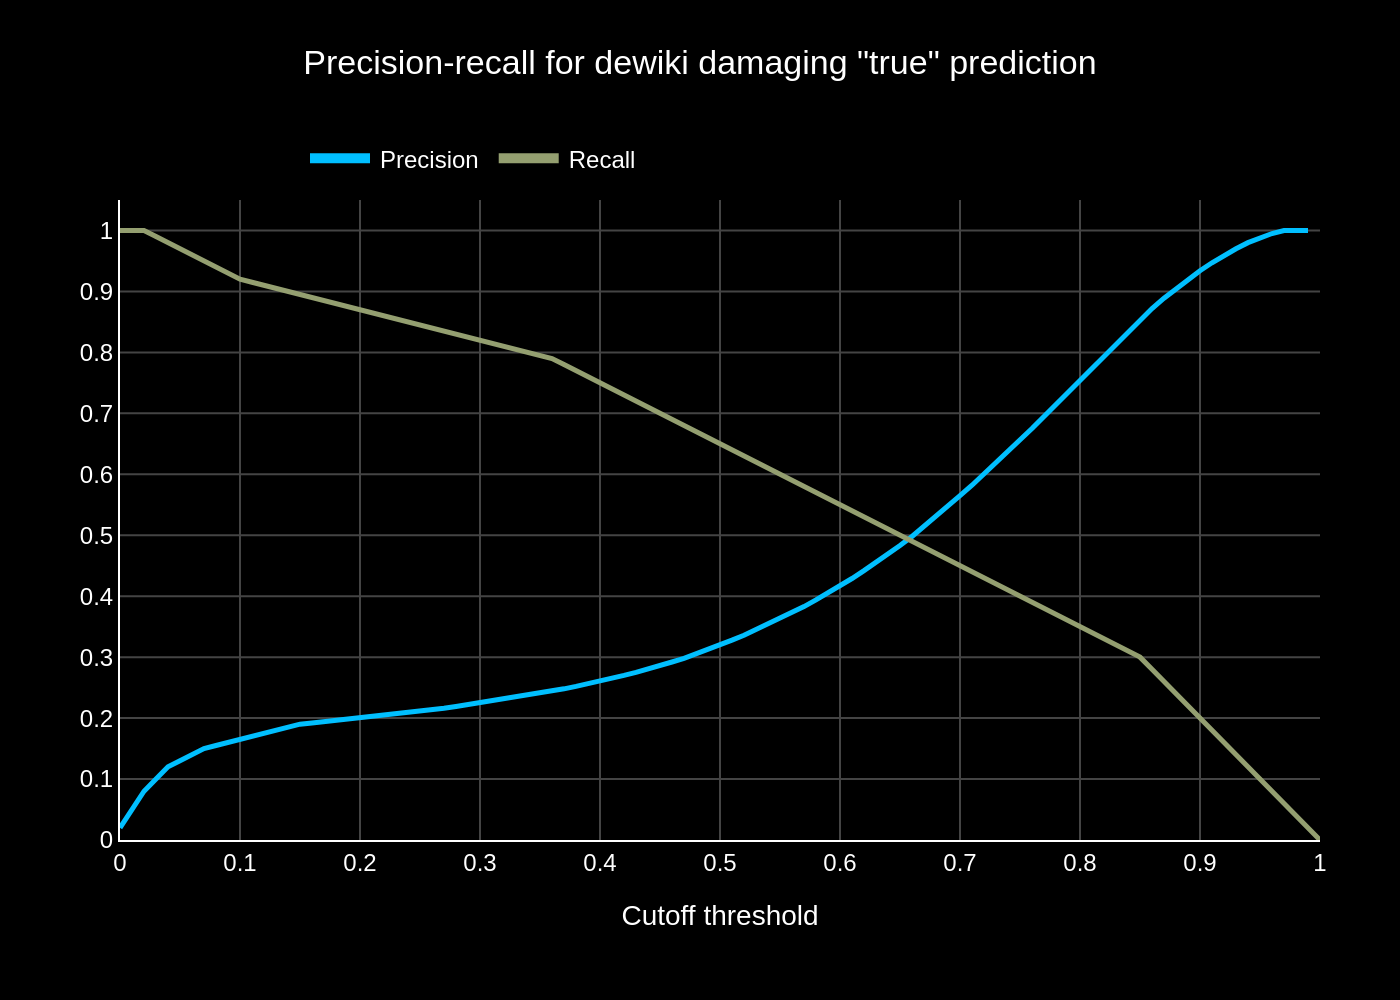

Write Python code to recreate this figure.
import sys
import json
import os
import plotly.graph_objects as go

# Check for command-line argument
if len(sys.argv) != 2:
    print("Usage: python generate_chart.py <path_to_json_file>")
    sys.exit(1)

json_path = sys.argv[1]

# Check if the file exists
if not os.path.exists(json_path):
    print(f"Error: JSON file not found at {json_path}")
    sys.exit(1)

# Read data from the JSON file
try:
    with open(json_path, 'r', encoding='utf-8') as f:
        chart_config = json.load(f)
except json.JSONDecodeError:
    print(f"Error: Invalid JSON format in {json_path}")
    sys.exit(1)

# Initialize the figure
fig = go.Figure()

# Add traces by iterating through the chart data
for i, series in enumerate(chart_config['chart_data']):
    fig.add_trace(go.Scatter(
        x=series.get('x'),
        y=series.get('y'),
        name=series.get('name'),
        mode='lines',
        line=dict(
            color=chart_config['colors'][i],
            width=2.5
        ),
        hoverinfo='none'
    ))

# Update layout for styling and text
fig.update_layout(
    title=dict(
        text=chart_config['texts']['title'],
        x=0.5,
        y=0.95,
        xanchor='center',
        yanchor='top'
    ),
    xaxis_title=chart_config['texts']['x_axis_title'],
    yaxis_title=chart_config['texts']['y_axis_title'],
    plot_bgcolor='#000000',
    paper_bgcolor='#000000',
    font=dict(
        family="Arial",
        color="#FFFFFF"
    ),
    xaxis=dict(
        range=[0, 1.0],
        tickmode='linear',
        tick0=0.0,
        dtick=0.1,
        gridcolor='#444444',
        linecolor='#FFFFFF',
        zeroline=False
    ),
    yaxis=dict(
        range=[0, 1.05],
        tickmode='linear',
        tick0=0.0,
        dtick=0.1,
        gridcolor='#444444',
        linecolor='#FFFFFF',
        zeroline=False
    ),
    legend=dict(
        orientation="h",
        yanchor="bottom",
        y=1.02,
        xanchor="left",
        x=0.15,
        traceorder="normal",
        itemsizing='constant'
    ),
    margin=dict(l=60, r=40, t=100, b=80),
    autosize=False,
    width=800,
    height=600
)

# Derive output filename from JSON path
base_filename = os.path.splitext(os.path.basename(json_path))[0]
output_filename = f"{base_filename}.png"

# Write the image file
try:
    fig.write_image(output_filename, scale=2)
    print(f"Chart saved to {output_filename}")
except Exception as e:
    print(f"Error saving image: {e}")
    sys.exit(1)
